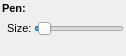
<?xml version="1.0" encoding="UTF-8"?>
<ui version="4.0">
 <class>penOptions</class>
 <widget class="QWidget" name="penOptions">
  <property name="geometry">
   <rect>
    <x>0</x>
    <y>0</y>
    <width>126</width>
    <height>56</height>
   </rect>
  </property>
  <property name="windowTitle">
   <string/>
  </property>
  <layout class="QVBoxLayout" name="verticalLayout">
   <property name="leftMargin">
    <number>2</number>
   </property>
   <property name="topMargin">
    <number>2</number>
   </property>
   <property name="rightMargin">
    <number>2</number>
   </property>
   <property name="bottomMargin">
    <number>2</number>
   </property>
   <item>
    <widget class="QLabel" name="label">
     <property name="font">
      <font>
       <pointsize>8</pointsize>
       <weight>75</weight>
       <bold>true</bold>
      </font>
     </property>
     <property name="text">
      <string>Pen:</string>
     </property>
    </widget>
   </item>
   <item>
    <layout class="QFormLayout" name="formLayout">
     <property name="horizontalSpacing">
      <number>2</number>
     </property>
     <property name="verticalSpacing">
      <number>2</number>
     </property>
     <property name="leftMargin">
      <number>5</number>
     </property>
     <item row="0" column="0">
      <widget class="QLabel" name="sizeLabel">
       <property name="font">
        <font>
         <pointsize>8</pointsize>
        </font>
       </property>
       <property name="text">
        <string>Size:</string>
       </property>
      </widget>
     </item>
     <item row="0" column="1">
      <widget class="QSlider" name="sizeSlider">
       <property name="minimum">
        <number>1</number>
       </property>
       <property name="maximum">
        <number>100</number>
       </property>
       <property name="value">
        <number>5</number>
       </property>
       <property name="orientation">
        <enum>Qt::Horizontal</enum>
       </property>
      </widget>
     </item>
    </layout>
   </item>
   <item>
    <spacer name="verticalSpacer">
     <property name="orientation">
      <enum>Qt::Vertical</enum>
     </property>
     <property name="sizeHint" stdset="0">
      <size>
       <width>20</width>
       <height>40</height>
      </size>
     </property>
    </spacer>
   </item>
  </layout>
 </widget>
 <resources/>
 <connections/>
</ui>
